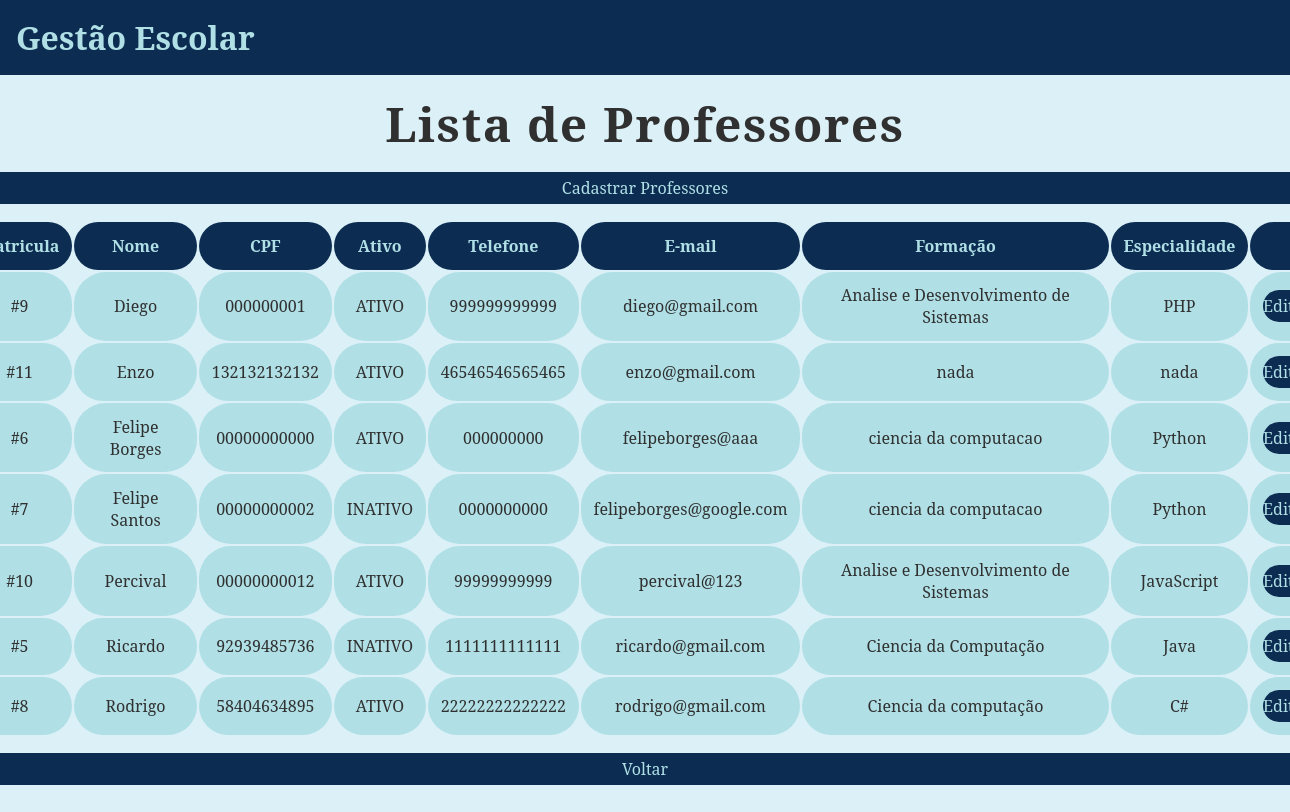
Before: /listar/professores with the older database file.
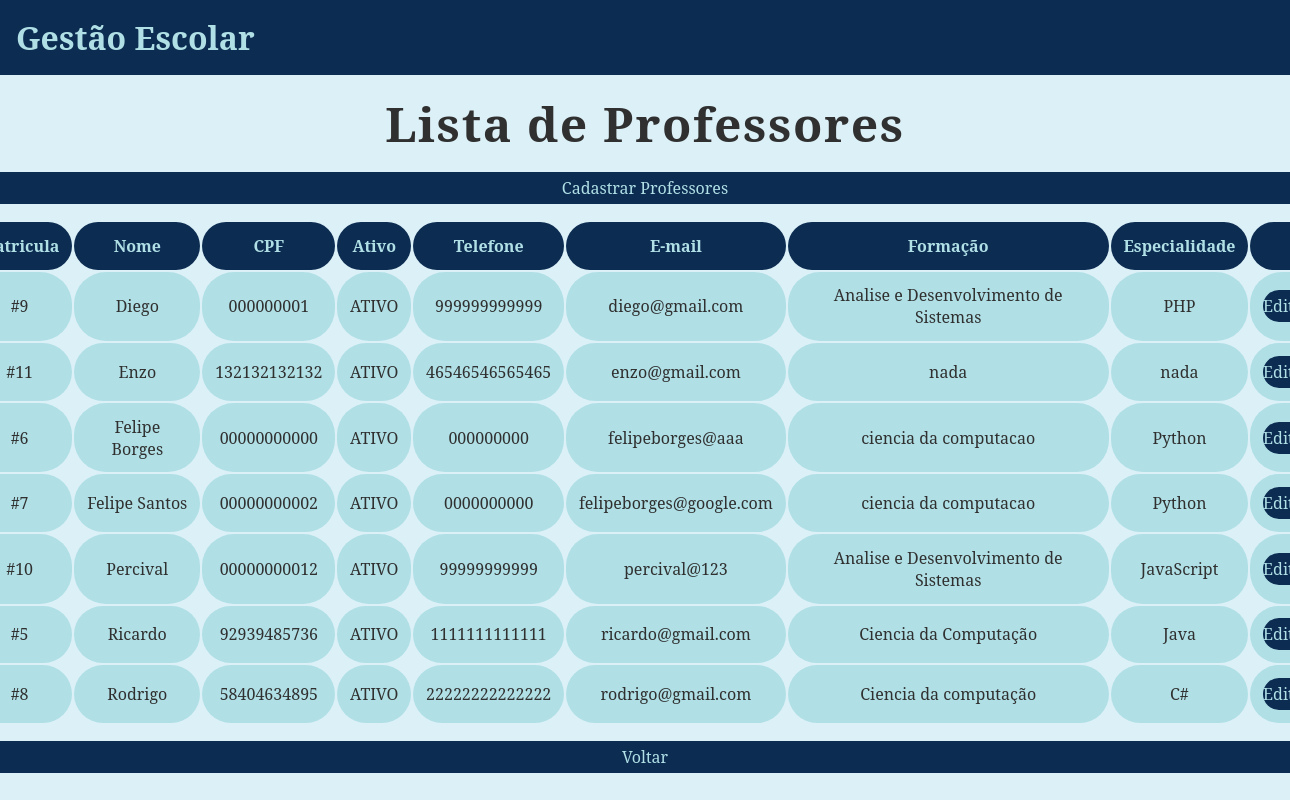
After: the same page with the newer database file.
### tables this page shows
CREATE TABLE Professores (Matricula INTEGER PRIMARY KEY AUTOINCREMENT, Nome VARCHAR (255) NOT NULL, CPF VARCHAR (11) NOT NULL UNIQUE, Ativo BOOLEAN DEFAULT (1), Telefone VARCHAR (11), Email VARCHAR (255), Formacao VARCHAR (255), Especialidade VARCHAR (255));

### index.py (the view)
@app.route ("/listar/professores")
def listar_professores():
    professores = Professor.listar()
    return render_template ("listar_professores.html", professores=professores)

### professor.py (called while the page is built)
    @classmethod
    def listar(cls):
        conexao = sqlite3.connect("gestao_escolar.db")
        cursor = conexao.cursor()
        sql = """
            SELECT *
            FROM Professores
            ORDER BY nome
        """
        cursor.execute(sql)
        lista_professores = cursor.fetchall()
        conexao.close()
        return lista_professores

### templates/listar_professores.html
{% extends "base.html" %}
{% block conteudo %}
<div class="conteudo-principal">
    <h2>Lista de Professores</h2>
    <div class="conteudo-tabela">
        <a href="/cadastro/professores" class="botao-primario">Cadastrar Professores</a>
        <table>
            <tr>
                <th>Matricula</th>
                <th>Nome</th>
                <th>CPF</th>
                <th>Ativo</th>
                <th>Telefone</th>
                <th>E-mail</th>
                <th>Formação</th>
                <th>Especialidade</th>
                <th></th>
            </tr>
            {% for professor in professores %}
                <tr>
                    <td>#{{professor[0]}}</td>
                    <td>{{professor[1]}}</td>
                    <td>{{professor[2]}}</td>
                    {% if professor[3] %}
                        <td>ATIVO</td>
                    {% else %}
                        <td>INATIVO</td>
                    {% endif %}
                    <td>{{professor[4]}}</td>
                    <td>{{professor[5]}}</td>
                    <td>{{professor[6]}}</td>
                    <td>{{professor[7]}}</td>
                    <td><a href="/editar/professor/{{ professor[0] }}" class="botao-primario">Editar</a></td>
                </tr>
            {% endfor %}
        </table>
        <a href="/" class="botao-primario">Voltar</a>
    </div>
</div>
{% endblock %}

Changed rows visible on the page:
changed Professores "Felipe Santos": Ativo "INATIVO" → "ATIVO"
changed Professores "Ricardo": Ativo "INATIVO" → "ATIVO"
